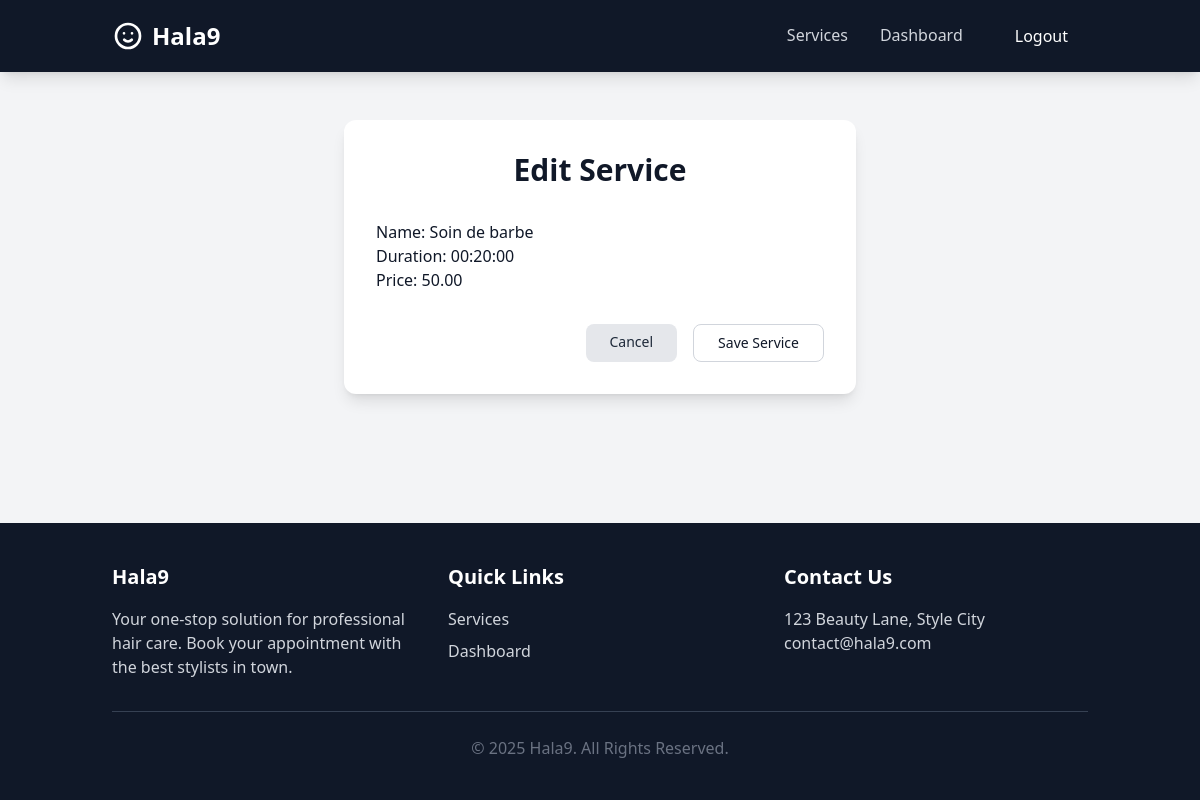
Screenshot of /services/my-services/2/edit/ (signed in) with the database file from the repository.
### services/models.py (models this page shows, shortened)
class Service(models.Model):
    name = models.CharField(max_length=100)
    duration = models.DurationField()
    price = models.DecimalField(max_digits=6, decimal_places=2)
    hairdresser = models.ForeignKey(settings.AUTH_USER_MODEL, on_delete=models.CASCADE, limit_choices_to={'role': 'hairdresser'})

### services/views.py (the view)
# urls.py: path('my-services/<int:pk>/edit/', views.edit_service, name='edit_service'),
@login_required
@user_passes_test(is_hairdresser)
def edit_service(request, pk):
    service = get_object_or_404(Service, pk=pk, hairdresser=request.user)
    if request.method == 'POST':
        form = ServiceForm(request.POST, instance=service)
        if form.is_valid():
            form.save()
            messages.success(request, 'Service updated successfully.')
            return redirect('services:manage_services_list')
    else:
        form = ServiceForm(instance=service)
    return render(request, 'services/service_form.html', {'form': form, 'title': 'Edit Service'})

### services/forms.py
class ServiceForm(forms.ModelForm):
    class Meta:
        model = Service
        fields = ['name', 'duration', 'price']
        widgets = {
            'duration': forms.TextInput(attrs={'placeholder': 'HH:MM:SS'}),
        }

### services/views.py (called while the page is built)
def is_hairdresser(user):
    return user.is_authenticated and user.role == 'hairdresser'

### templates/services/service_form.html (shortened to what this page needs)
{% extends 'hala9/base.html' %}
{% load tailwind_filters %}
{% block content %}
<div class="max-w-lg mx-auto bg-white rounded-xl shadow-lg p-8">
    <h2 class="text-3xl font-bold text-center text-dark-blue mb-8">{{ title }}</h2>
    <form method="post">
        {{ form|crispy }}
        <div class="flex justify-end space-x-4 mt-8">
            <a href="{% url 'services:manage_services_list' %}" class="px-6 py-2 text-sm bg-gray-200 text-gray-800 rounded-lg hover:bg-gray-300 transition-colors">
                Cancel
            </a>
            <button type="submit" class="px-6 py-2 text-sm bg-button-white text-dark-blue rounded-lg hover:bg-gray-200 border border-gray-300 transition-colors">
                Save Service
            </button>
        </div>
    </form>
</div>
{% endblock %}

### rows the page displays
Service: name "Soin de barbe", duration "00:20:00", price "50.00"

### other values shown
{{ title }} "Edit Service"
